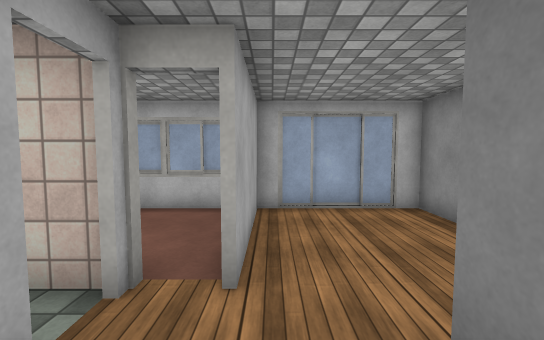
view 1 (above)

12 first-person views from a walk through a scene from a Unity 3-D project. The camera is 1.4 m above the floor, tilts 4° down and sees 90° across. The floor is counted in squares, 1 m on a side. Each view is taken from the middle of a square. On the plan, view 1 faces up. The plan holds only what a view shows up to about 13 squares ahead; the rest is blank. The place goes on beyond the plan. Door leaves are left out, so doorways stand open. Surface patterns are stand-ins for the level's own textures.

view 2
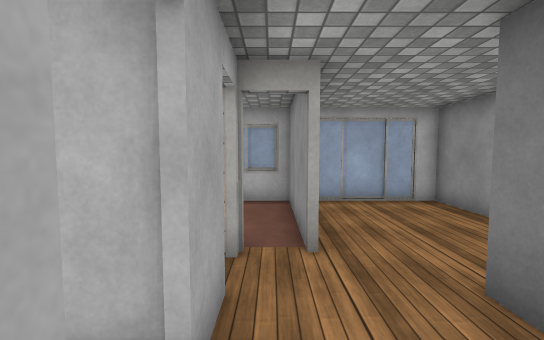

view 3
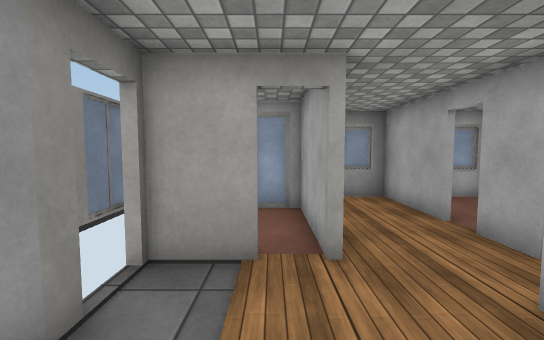

view 4
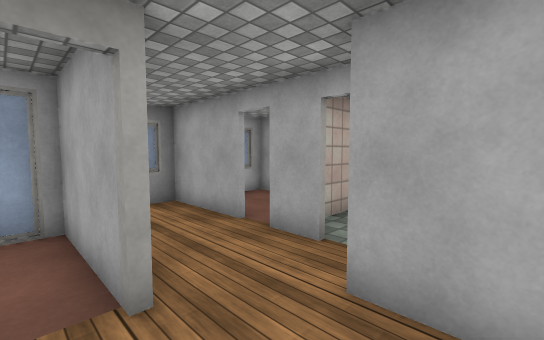

view 5
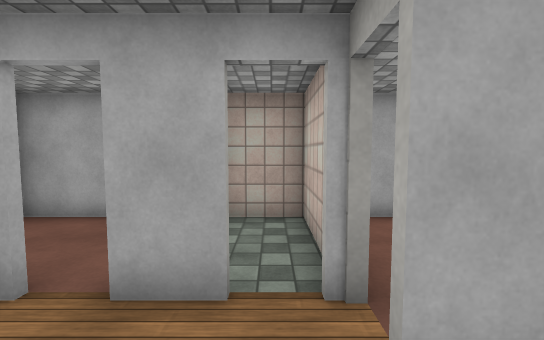

view 6
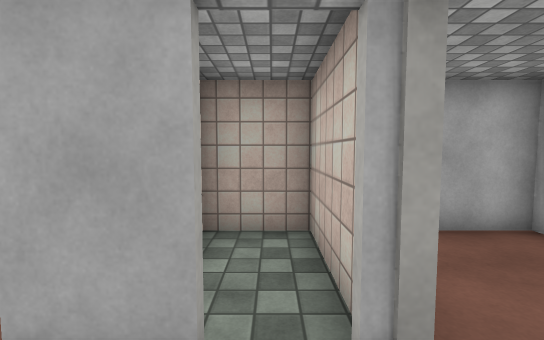

view 7
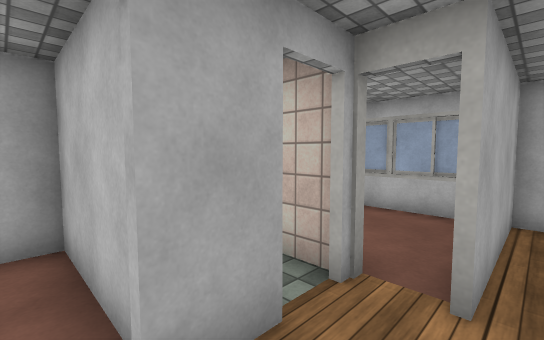

view 8
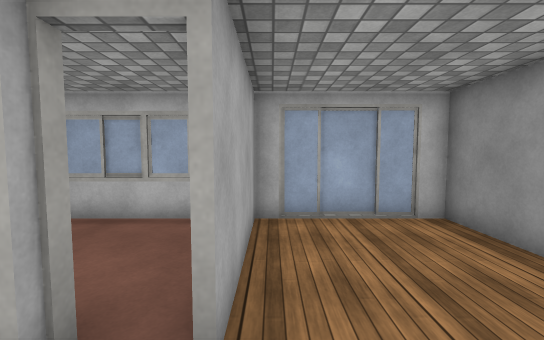

view 9
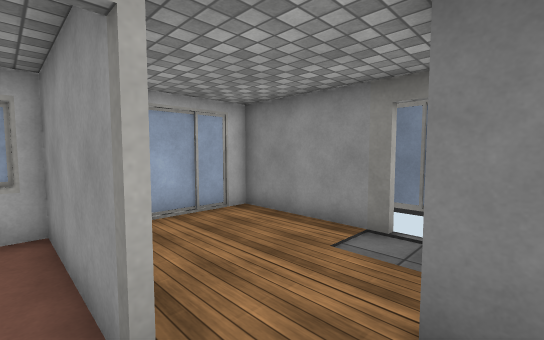

view 10
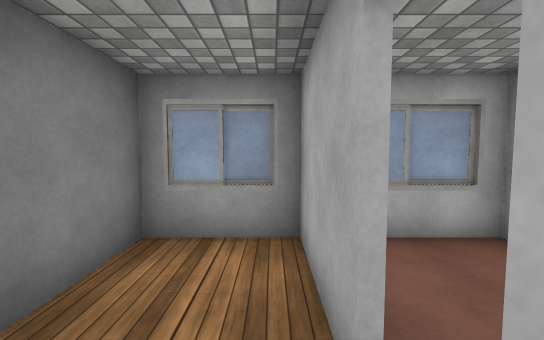

view 11
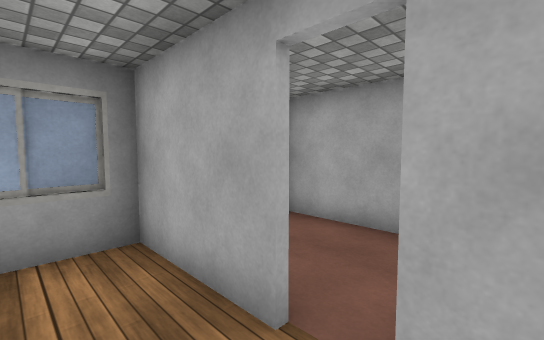

view 12
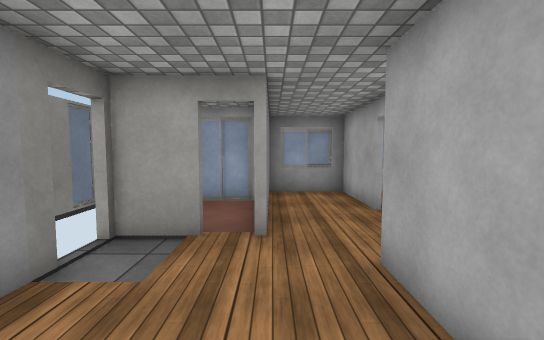

### Floor plan
Ten units are one square. View 1 is at (0, 0); x grows to the right and y downward. Boxes are objects, and circles mark ways between rooms. Rooms are numbered by the first view taken in them; rooms with no view inside come last. Other rooms are left out.
<svg viewBox="-52 -71 97 109">
<path fill="none" stroke="#000" d="M21 -16 36 -16M36 -28 36 -66 -4 -66 -4 -26M11 -9 11 -16M-15 -16 -15 -6M-15 4 -15 33 11 33 11 10M-47 -46 -47 -40M-5 -26 -5 -66 -47 -66 -47 -49M-47 6 -47 33 -28 33M-15 -6 -47 -6 -47 1M-39 -8 -28 -8M-16 -27 -47 -27 -47 -8"/>
<circle cx="-15" cy="0" r="3" fill="#2a7"/>
<circle cx="0" cy="0" r="3" fill="#2a7"/>
<circle cx="-13" cy="-23" r="3" fill="#2a7"/>
<text x="10" y="-40">1</text>
<text x="-10" y="10">2</text>
<text x="-30" y="-50">3</text>
<text x="-40" y="10">4</text>
<text x="-40" y="-20">5</text>
</svg>
Room 1 opens to room 2. Room 1 opens to room 3.

Where each view was taken, in squares from view 1:
view 1: 0 up, 0 right, facing up
view 2: 1 down, 1 left, facing up
view 3: 5 up, 2 right, facing down
view 4: 4 up, 2 right, facing down-left
view 5: 2 up, 1 right, facing left
view 6: 2 up, 0 right, facing left
view 7: 0 up, 0 right, facing up-left
view 8: 1 up, 0 right, facing up
view 9: 1 up, 1 left, facing up-right
view 10: 1 up, 1 left, facing down
view 11: 1 up, 0 right, facing down-left
view 12: 6 up, 1 right, facing down
